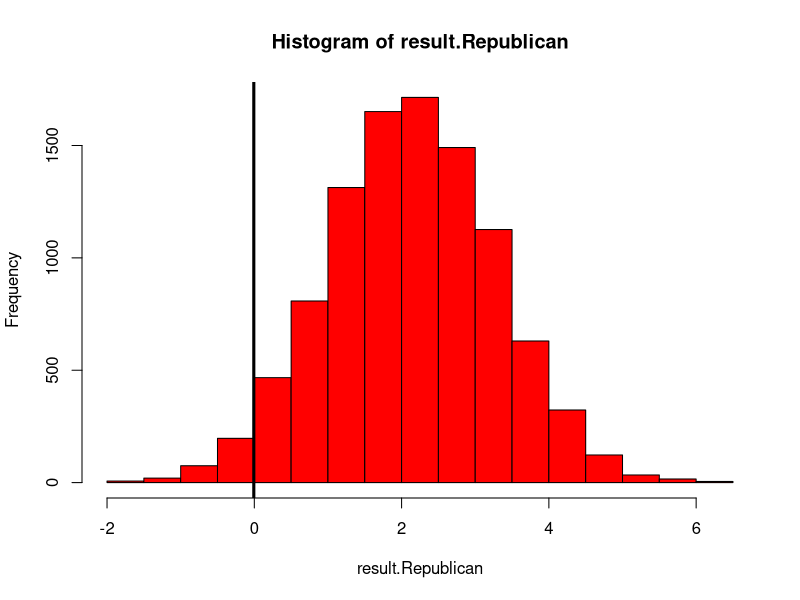
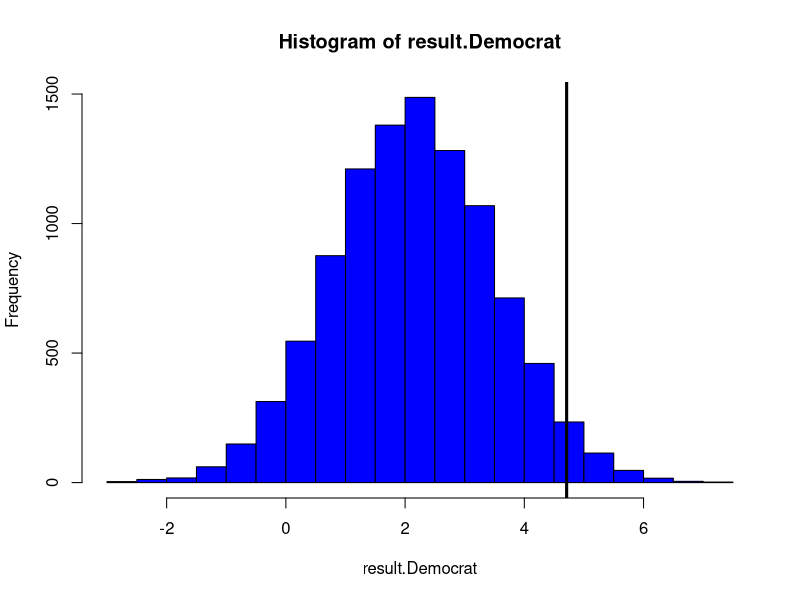

The R source for these figures, in order: (Note: this script raises an error after producing the figures.)
#This is where our main code for our project will go!
DJI <- read.csv("DJI.csv"); head(DJI)

#Create 'Regime' Categories (Regan, Bush, etc.)
DJI["Regime"] <- "None" #Set blank column

#Set the dates for each regime
#Each 'term' is denoted from inaugaration day 
#to the day before the next regime's inaugaration day
dates <- sapply(DJI["Date"], function(x) as.Date(x)) #Convert CSV date character objects 
#to date objects
DJI[dates < as.Date("1989-01-20"), "Regime"] <- "RR"
DJI[dates >= as.Date("1989-01-20") & dates < as.Date("1993-01-20"), "Regime"] <- "GHWB"
DJI[dates >= as.Date("1993-01-20") & dates < as.Date("2001-01-20"), "Regime"] <- "BC"
DJI[dates >= as.Date("2001-01-20") & dates < as.Date("2009-01-20"), "Regime"] <- "GWB"
DJI[dates >= as.Date("2009-01-20") & dates < as.Date("2017-01-20"), "Regime"] <- "BO"
DJI[dates >= as.Date("2017-01-20"), "Regime"] <- "DJT"

#Create a binary category for the political party in control of the White House 
#(Republican = 1, Democrat = 0)
Republican <- (DJI$Regime == "RR") | (DJI$Regime == "GHWB") | (DJI$Regime == "GWB") | (DJI$Regime == "DJT")
DJI <- data.frame(DJI, Republican); head(DJI); sum(Republican); mean(Republican)

#Create a binary category for expansion vs recession year
DJI["Recession"] <- FALSE

#Extract years from date column
DJI.year <- format(as.Date(DJI$Date),"%Y")

#Set the dates
DJI[DJI.year == 1980, "Recession"] <- TRUE
DJI[DJI.year >= 1981 | DJI.year  <= 1981, "Recession"] <- TRUE
DJI[DJI.year >= 1990 | DJI.year  <= 1991, "Recession"] <- TRUE
DJI[DJI.year == 2001, "Recession"] <- TRUE
DJI[DJI.year >= 2007 | DJI.year <= 2009, "Recession"] <- TRUE
DJI[DJI.year >= 2020, "Recession"] <- TRUE

#Set up indices for permutation test by party and president 
index.Republican <- DJI$Republican ; sum(index.Republican) # 4822, matches
index.RR <- (DJI$Regime == "RR") ; sum(index.RR) # 1005
index.GHWB <- (DJI$Regime == "GHWB") ; sum(index.GHWB) # 1011
index.BC <- (DJI$Regime == "BC") ; sum(index.BC) # 2021
index.GWB <- (DJI$Regime == "GWB") ; sum(index.GWB) # 2009
index.BO <- (DJI$Regime == "BO") ; sum(index.BO) # 2015
index.DJT <- (DJI$Regime == "DJT") ; sum(index.DJT) # 797
dim(DJI) ; sum(c(index.RR, index.GHWB, index.BC, index.GWB, index.BO, index.DJT)) # 8858, matches

# Create vector for difference between daily Open values
Open <- DJI$Open
N <- length(Open) ; diffs <- numeric(N - 1)
for (i in 1:N - 1) {
  diffs[i] <- Open[i + 1] - Open[i]
}
head(diffs) ; length(diffs) ; mean(diffs) ; var(diffs) ; sum(diffs) # whopping 13760.49 for variance

chg <- numeric(nrow(DJI))
chg[1] <- 0 ; chg[2:nrow(DJI)] <- diffs; chg <- data.frame(chg)
DJI <- data.frame(DJI,chg); head(DJI)

diffs.Republican <- diffs[index.Republican[-1]]
mu.RepDiffs <- mean(diffs.Republican) # -.006959248
diffs.Democrat <- diffs[!(index.Republican[-1])]
mu.DemDiffs <- mean(diffs.Democrat)
mean(diffs.Democrat) # 4.709857
# The means seem different, but given the large variance, this is doubtful.

#Permutation Test
N <- 10^4; result.Republican <- numeric(N); result.Democrat <- numeric(N)
for (i in 1:N) {
  smpl <- sample(index.Republican[-1], replace = FALSE)
  smpl.Republican <- diffs[smpl]
  smpl.Democrat <- diffs[!smpl]
  result.Republican[i] <- mean(smpl.Republican)
  result.Democrat[i] <- mean(smpl.Democrat)
}

#Republican Result
hist(result.Republican, col = "red")
abline(v = mu.RepDiffs, col = "black", lwd = 3)
mean(result.Republican >= mu.RepDiffs) #97% chance of seeing this statistic thus it is not statistically significant.

#Democrat Result
hist(result.Democrat, col = "blue")
abline(v = mu.DemDiffs, col = "black", lwd = 3)
mean(result.Democrat >= mu.DemDiffs) #2% chance. Whoa, the mean is statistically significant....

#Combined Attempt (I'm not sure if I did this right either! So you guys are welcome to check and delete if wrong)
RepAvg <- sum(DJI$chg*(DJI$Republican==TRUE))/sum(DJI$Republican==TRUE) ; RepMu
DemAvg <- sum(DJI$chg*(DJI$Republican==FALSE))/sum(DJI$Republican==FALSE) ; DemMu
Obs <-  DemAvg - RepAvg; Obs

N <- 10^4 #number of simulations
diffs <- numeric(N) #this is the vector that will store our simmulated differences
for(i in 1:N){
  Rep <- sample(DJI$Republican) #This is our permuted party column
  RepMu <- sum(DJI$chg*(Rep==TRUE))/sum(Rep==TRUE) ; RepMu
  DemMu <- sum(DJI$chg*(Rep==FALSE))/sum(Rep==FALSE) ; DemMu
  diffs[i] <- DemMu - RepMu
}
mean(diffs) #inspecting that these are indeed close to zero
hist(diffs, breaks = "FD", probability = TRUE)
abline(v = Obs, col = "red")
pvalue <-  (sum(diffs >= Obs)+1)/(N+1) ; pvalue
